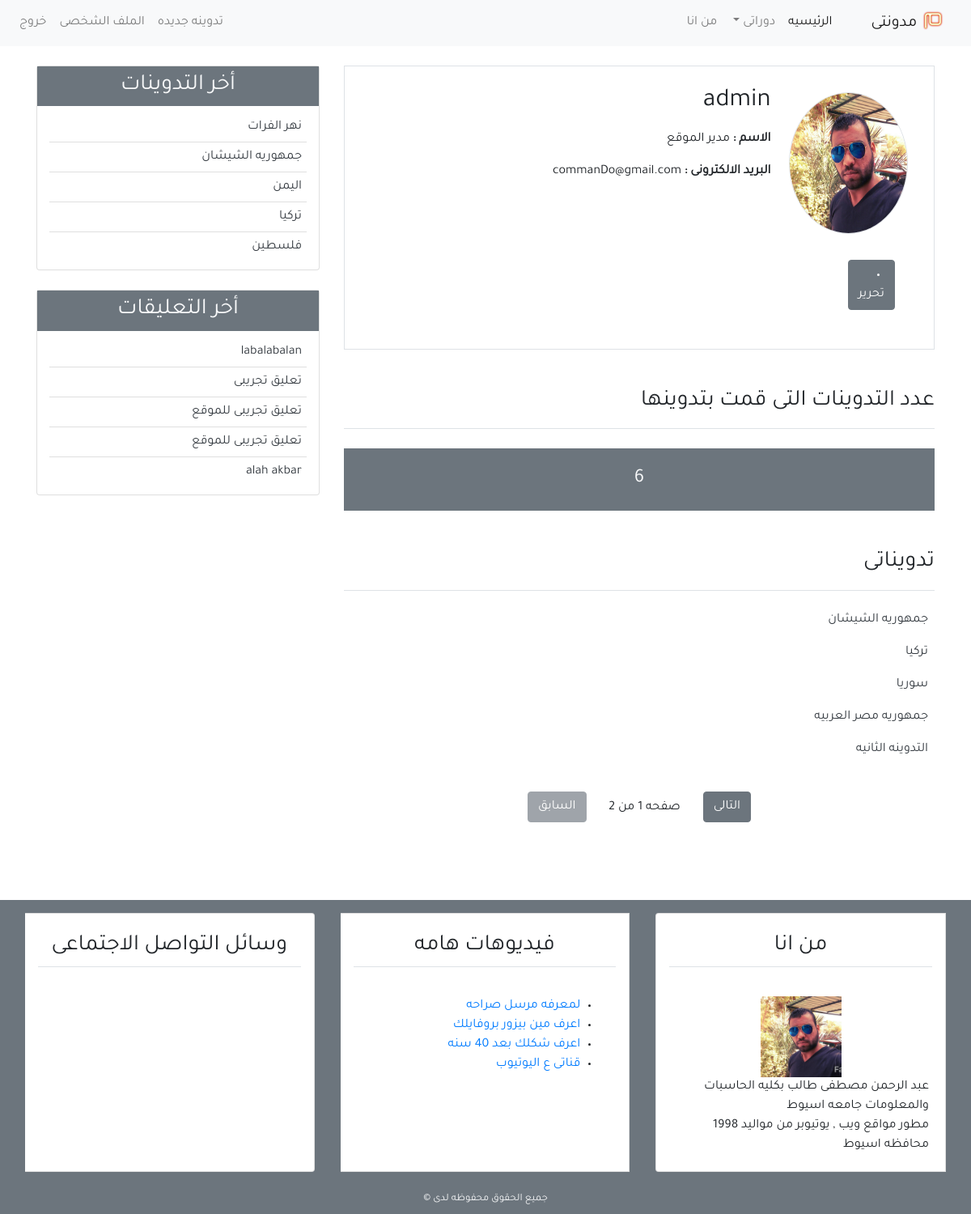
The page /user/profile/ (signed in) on the database its author committed.
### User/models.py (models this page shows, shortened)
class profile(models.Model):
    image = models.ImageField(default='default.jpg',upload_to='profile_pics')
    user = models.OneToOneField(User,on_delete=models.CASCADE)

### Blog/models.py (models this page shows, shortened)
class post(models.Model):
    title = models.CharField(max_length=100)
    content = models.TextField()
    post_date = models.DateTimeField(auto_now_add=True)
    post_update = models.DateTimeField(default= timezone.now)
    author = models.ForeignKey(User,on_delete=models.CASCADE)
    class Meta:
        ordering = ('-post_date',)

class comment(models.Model):
    name = models.CharField(max_length=100 ,verbose_name='الاسم')
    email = models.EmailField(verbose_name='البريد الالكترونى')
    body = models.TextField(verbose_name='التعليق')
    post_date = models.DateTimeField(auto_now_add=True)
    active = models.BooleanField(default=True)
    post = models.ForeignKey(post, on_delete=models.CASCADE ,related_name='comments')
    class Meta:
        ordering = ('-post_date',)

### User/views.py (the view)
# urls.py: path('profile/',profile ,name='profile'),
@login_required(login_url='login')
def profile(request):
    posts = post.objects.filter(author=request.user)
    paginator = Paginator(posts,5)
    page = request.GET.get('page')
    try:
        posts_list = paginator.page(page)
    except PageNotAnInteger:
        posts_list = paginator.page(1)
    except EmptyPage:
        posts_list = paginator.page(paginator.num_page)
    return render(request,'user/profile.html',{'posts':posts,'posts_list':posts_list,'page': page})

### Blog/templatetags/post_tag.py (called while the page is built)
@register.inclusion_tag('blog/latest_posts.html')
def latest_posts():
    context = {
        'l_posts': post.objects.all()[0:5],
    }
    return context

@register.inclusion_tag('blog/latest_comments.html')
def latest_comments():
    context = {
        'l_comments': comment.objects.filter(active=True)[:5],
    }
    return context

### User/templates/user/profile.html (shortened to what this page needs)
{% extends 'blog/base.html' %}
{%load static%}
{%block content%}
<div class="border p-4 mb-5">
<div class="row">
    <div class="col-md-3">
      <img style="width:160px;height:175px;" class="img-fluid rounded-circle border m-2" src="{{user.profile.image.url}}" width="140px">
    <div class= "m-4 ">
        <a class="  btn btn-secondary bg-secondary" href="{%url 'profile_update'%}"><li class="fas fa-pen fa-xs"></li> تحرير </a>
    </div>
    </div>
    <div class="col-md-9">
    <h2 class="mb-3">{{user.username}} </h2>
        <p class="font-weight-bold">الاسم : <span class="font-weight-normal">{{user.first_name}} {{user.last_name}} </span></p>
        <p class="font-weight-bold">البريد الالكترونى : <span class="font-weight-normal">{{user.email}}</span></p>
    </div>
</div>
    </div>
<div class="row mb-5">
    <div class="col-md">
        <h3 class="border-bottom mb-4 pb-3">عدد التدوينات التى قمت بتدوينها </h3>
        <h4 class="bg-secondary p-4 text-center text-light ">{{posts.count}}</h4>
        <h3 class="border-bottom mt-5 pb-3 mb-4">تدويناتى </h3>
       {%for post in posts_list%}
        <ul class="pr-2">
            <a href="{%url 'post_details' post.id%}" class="text-dark">{{post.title}}</a>
        </ul>
        {%empty%}
        <h4 class="text-center mb-5"> لا توجد تدوينات </h4>
        {%endfor%}
          {% include 'blog/paginiation.html' with page=posts_list %}
    </div>
</div>
{%endblock%}

### Blog/Templates/blog/latest_posts.html
<ul class="list-group-flush latest-post ">
    {%for post in l_posts%}
    <li class="list-group-item latest-post-item"> <a class="text-dark" href="{%url 'post_details' post.id %}">{{post.title}}</a></li>
     {%endfor%}
</ul>

### Blog/Templates/blog/latest_comments.html
<ul class="list-group-flush latest-comment ">
    {%for comment in l_comments%}
    <li class="list-group-item latest-comment-item"> <a class="text-dark" href="{%url 'post_details' comment.post.id %}">{{comment.body}}</a></li>
 {%empty%}
    <li class="list-group-item latest-comment-item">لايوجد تعليقات  </li>
    {%endfor%}
</ul>

### static/css/styles.css (style rules this page uses)
html, body { direction: rtl; text-align: right; }
body { font-family: 'Tajawal', sans-serif; }
.bg-secondary { background-color:#666; }
.latest-post ,.latest-comment { padding:0 15px; }
.latest-post .latest-post-item , .latest-comment .latest-comment-item { padding:6px; }
.latest-post li:first-child , .latest-comment li:first-child { border-top:0; }
.latest-post li:last-child , .latest-comment li:last-child { border-bottom:0; padding-bottom:0; }

### rows shown on the page
post: title "جمهوريه الشيشان"
post: title "تركيا"
post: title "سوريا"
post: title "جمهوريه مصر العربيه"
post: title "التدوينه الثانيه"
post: title "نهر الفرات"
post: title "اليمن"
post: title "فلسطين"
comment: body "labalabalan"
comment: body "تعليق تجريبى"
comment: body "تعليق تجريبى للموقع"
comment: body "تعليق تجريبى للموقع"
comment: body "alah akbar"

### other values the page prints
{{ user.username }} "admin"
{{ user.first_name }} "مدير"
{{ user.last_name }} "الموقع"
{{ user.email }} "commanDo@gmail.com"
{{ posts.count }} "6"
{{ page.paginator.num_pages }} "2"
